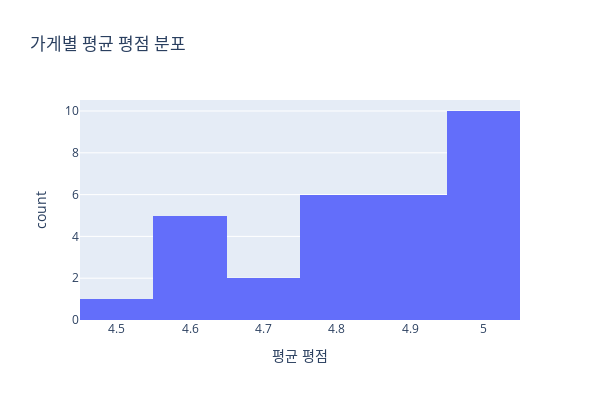

Write notebook code for a chart like this one.
### Code cell
# 가게별 평균 평점 분포
store_ratings = df.groupby('store_id')['avg_rating'].mean().reset_index()

fig = px.histogram(store_ratings, x='avg_rating', 
                   title='가게별 평균 평점 분포',
                   labels={'avg_rating': '평균 평점'})
fig.update_layout(width=600, height=400)
fig.show()

### Figure 1 — Plotly figure (JSON) as saved in the notebook; plotly's stock layout.template omitted (floating-point values rounded to 4 significant figures)
{"data": [{"bingroup": "x", "hovertemplate": "평균 평점=%{x}<br>count=%{y}<extra></extra>", "legendgroup": "", "marker": {"color": "#636efa", "pattern": {"shape": ""}}, "name": "", "orientation": "v", "showlegend": false, "type": "histogram", "x": [4.958, 4.775, 4.542, 4.706, 4.994, 4.885, 4.628, 4.775, 4.835, 4.957, 4.629, 4.707, 4.999, 4.925, 4.981, 4.994, 4.926, 4.834, 4.774, 4.958, 4.926, 4.994, 4.775, 4.885, 4.994, 4.629, 4.629, 4.629, 4.958, 4.925], "xaxis": "x", "yaxis": "y"}], "layout": {"barmode": "relative", "height": 400, "legend": {"tracegroupgap": 0}, "title": {"text": "가게별 평균 평점 분포"}, "width": 600, "xaxis": {"anchor": "y", "domain": [0, 1], "title": {"text": "평균 평점"}}, "yaxis": {"anchor": "x", "domain": [0, 1], "title": {"text": "count"}}}}
